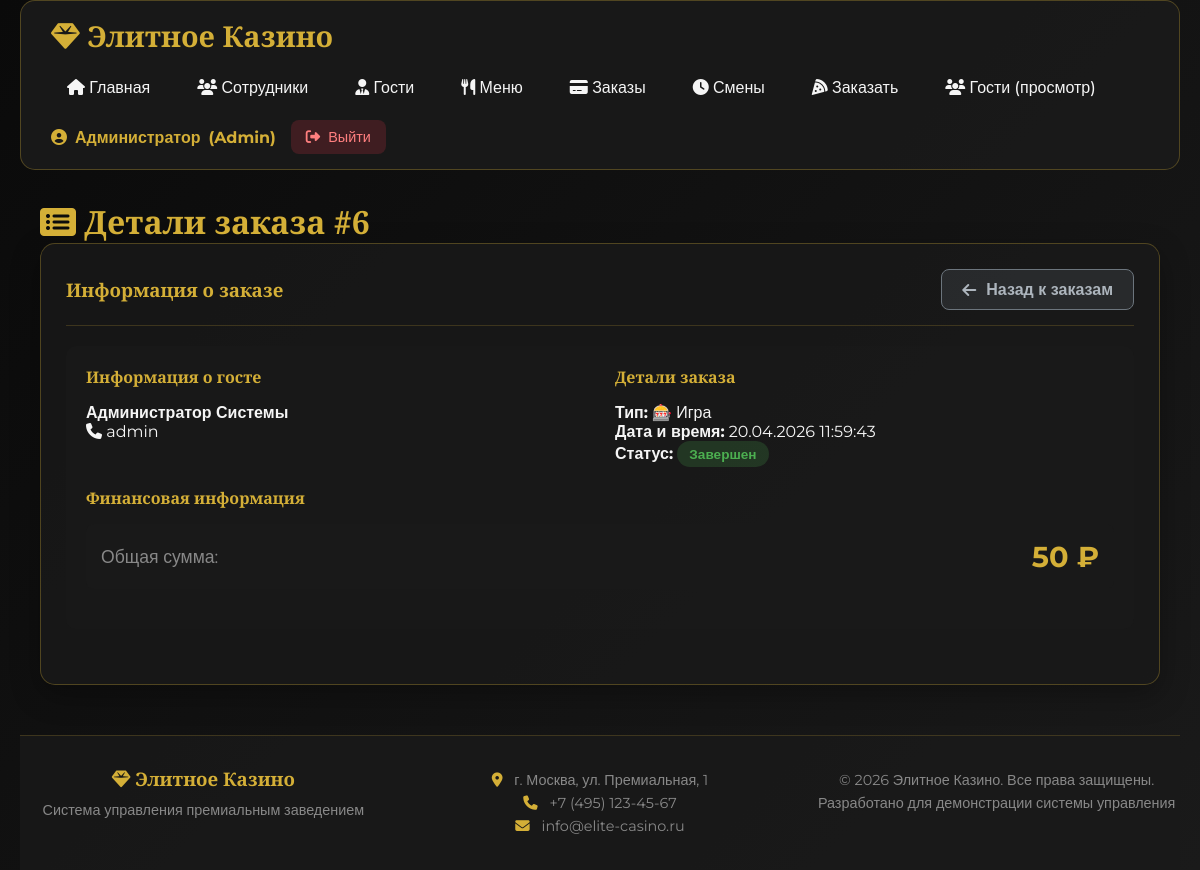
Page /order_details.php?order_id=6 (signed in) on the committed database.
### tables this page shows
CREATE TABLE `orders` (
  `id` int(11) NOT NULL COMMENT 'Уникальный идентификатор заказа/транзакции',
  `guest_id` int(11) DEFAULT NULL COMMENT 'Ссылка на гостя',
  `employee_id` int(11) NOT NULL COMMENT 'Сотрудник, обслуживающий заказ/игру',
  `order_type` enum('bar','game') NOT NULL COMMENT 'Тип операции: bar - бар, game - игра',
  `order_time` datetime DEFAULT current_timestamp() COMMENT 'Дата и время создания заказа',
  `total_amount` decimal(10,2) DEFAULT 0.00 COMMENT 'Итоговая сумма (прибыль для казино)',
  `status` varchar(50) DEFAULT 'pending' COMMENT 'Способ оплаты: cash, card, bonus и т.д',
  `notes` text DEFAULT NULL,
  `payment_method` varchar(50) DEFAULT NULL COMMENT 'Способ оплаты: cash, card, bonus и т.д',
  `game_name` varchar(100) DEFAULT NULL COMMENT 'Статус: pending, paid, completed, cancelled',
  `bet_amount` decimal(10,2) DEFAULT 0.00 COMMENT 'Сумма ставки (только для order_type="game")',
  `win_amount` decimal(10,2) DEFAULT 0.00 COMMENT 'Сумма выигрыша (только для order_type="game")'
);

CREATE TABLE `guests` (
  `id` int(11) NOT NULL COMMENT 'Уникальный идентификатор гостя',
  `first_name` varchar(50) NOT NULL COMMENT 'Имя гостя',
  `last_name` varchar(50) NOT NULL COMMENT 'Фамилия гостя',
  `birth_date` date DEFAULT NULL,
  `document_number` varchar(50) DEFAULT NULL COMMENT 'Номер документа',
  `phone` varchar(20) DEFAULT NULL COMMENT 'Контактный телефон\r\n',
  `visits_count` int(11) DEFAULT 0 COMMENT 'Количество посещений заведения',
  `total_spent` decimal(10,2) DEFAULT 0.00 COMMENT 'Общая сумма потраченных средств',
  `registration_date` datetime DEFAULT current_timestamp() COMMENT 'Дата первой регистрации в системе'
);

### config.php (called while the page is built, shortened)
<?php
function escape($data) {
    return htmlspecialchars($data, ENT_QUOTES, 'UTF-8');
}
?>

### order_details.php (the view, shortened to what this page needs)
<?php
require_once 'config.php';
require_once 'header.php';
$order_id = (int)($_GET['order_id'] ?? 0);
$order = null;
try {
    $stmt = $pdo->prepare("
        SELECT o.*, g.first_name, g.last_name, g.phone
        FROM orders o
        LEFT JOIN guests g ON o.guest_id = g.id
        WHERE o.id = ?
    ");
    $stmt->execute([$order_id]);
    $order = $stmt->fetch();
} catch (PDOException $e) {
    $error = 'Ошибка загрузки данных: ' . $e->getMessage();
}
$order_type_text = $order['order_type'] == 'game' ? '🎰 Игра' : '🍸 Бар';
$status_class = strtolower($order['status'] ?? 'pending');
$status_text = [
    'pending' => 'В ожидании',
    'completed' => 'Завершен',
    'cancelled' => 'Отменен'
];
?>
<div class="container">
    <h1><i class="fas fa-list-alt"></i> Детали заказа #<?php echo $order_id; ?></h1>
    <div class="card">
        <div class="card-header">
            <h3>Информация о заказе</h3>
            <div class="action-buttons">
                <a href="orders.php" class="btn btn-secondary">
                    <i class="fas fa-arrow-left"></i> Назад к заказам
                </a>
            </div>
        </div>
        <div class="card-body">
            <div class="order-summary">
                <div class="summary-row">
                    <div class="summary-col">
                        <h4>Информация о госте</h4>
                        <?php if ($order['guest_id']): ?>
                            <p><strong><?php echo escape($order['first_name'] . ' ' . $order['last_name']); ?></strong></p>
                            <p><i class="fas fa-phone"></i> <?php echo escape($order['phone'] ?? 'Не указан'); ?></p>
                        <?php else: ?>
                            <p><em>Гость (без регистрации)</em></p>
                        <?php endif; ?>
                    </div>
                    <div class="summary-col">
                        <h4>Детали заказа</h4>
                        <p><strong>Тип:</strong> <?php echo $order_type_text; ?></p>
                        <p><strong>Дата и время:</strong> <?php echo date('d.m.Y H:i:s', strtotime($order['order_time'])); ?></p>
                        <p><strong>Статус:</strong>
                            <span class="status status-<?php echo $status_class; ?>">
                                <?php echo $status_text[$status_class] ?? $order['status']; ?>
                            </span>
                        </p>
                    </div>
                </div>
                <div class="summary-row">
                    <div class="summary-col">
                        <h4>Финансовая информация</h4>
                        <div class="total-amount">
                            <span class="total-label">Общая сумма:</span>
                            <span class="total-value"><?php echo number_format($order['total_amount'], 0); ?> ₽</span>
                        </div>
                    </div>
                </div>
            </div>
        </div>
    </div>
</div>
<?php
require_once 'footer.php';
?>

### style.css (style rules this page uses)
:root { --primary: #8B0000; --secondary: #C71585; --accent: #D4AF37; --dark: #1A1A1A; --light: #F5F5F5; --gray: #333333; --secondary-light: #888; --success: #28a745; --danger: #dc3545; --warning: #ffc107; --info: #17a2b8; }
* { margin: 0; padding: 0; box-sizing: border-box; }
body { font-family: 'Montserrat', sans-serif; background: linear-gradient(135deg, #0a0a0a, #1a1a1a); color: var(--light); min-height: 100vh; }
.container { max-width: 1400px; margin: 0 auto; padding: 0 20px; }
h1, h2, h3, h4 { font-family: 'Cinzel', serif; color: var(--accent); }
a { color: var(--secondary); text-decoration: none; transition: all 0.3s; }
.card { background: rgba(26, 26, 26, 0.8); border-radius: 15px; padding: 25px; margin-bottom: 30px; border: 1px solid rgba(212, 175, 55, 0.3); box-shadow: 0 10px 30px rgba(0, 0, 0, 0.3); }
.card-header { display: flex; justify-content: space-between; align-items: center; margin-bottom: 20px; border-bottom: 1px solid rgba(212, 175, 55, 0.2); padding-bottom: 15px; flex-wrap: wrap; gap: 15px; }
.card-header h3 { margin: 0; }
.btn { display: inline-flex; align-items: center; gap: 10px; background: linear-gradient(45deg, var(--secondary), var(--primary)); color: white; padding: 10px 20px; border-radius: 8px; font-weight: bold; border: none; cursor: pointer; transition: all 0.3s; }
.btn-secondary { background: rgba(108, 117, 125, 0.2); color: #adb5bd; border: 1px solid #6c757d; }
.status { display: inline-block; padding: 5px 12px; border-radius: 20px; font-size: 0.85rem; font-weight: 600; }
.status-completed { background: rgba(76, 175, 80, 0.2); color: #4caf50; }
.action-buttons { display: flex; gap: 8px; }
.card { animation: fadeIn 0.5s ease-out; }

### order_details.php (style rules this page uses)
.order-summary { background: rgba(26, 26, 26, 0.6); border-radius: 10px; padding: 20px; margin-bottom: 30px; }
.summary-row { display: flex; gap: 30px; margin-bottom: 20px; flex-wrap: wrap; }
.summary-col { flex: 1; min-width: 250px; }
.summary-col h4 { color: var(--accent); margin-bottom: 15px; }
.total-amount { display: flex; justify-content: space-between; align-items: center; padding: 15px; background: rgba(26, 26, 26, 0.8); border-radius: 8px; }
.total-label { color: var(--secondary-light); font-size: 1.1rem; }
.total-value { color: var(--accent); font-size: 1.8rem; font-weight: bold; }

### rows in the picture
orders: guest.last_name "Администратор Системы", guest.phone "admin", order_type "🎰 Игра", order_time "20.04.2026 11:59:43", status "Завершен", total_amount "50"

### other values in the picture
$_SESSION['first_name'] "Администратор"
$order_id "6"
